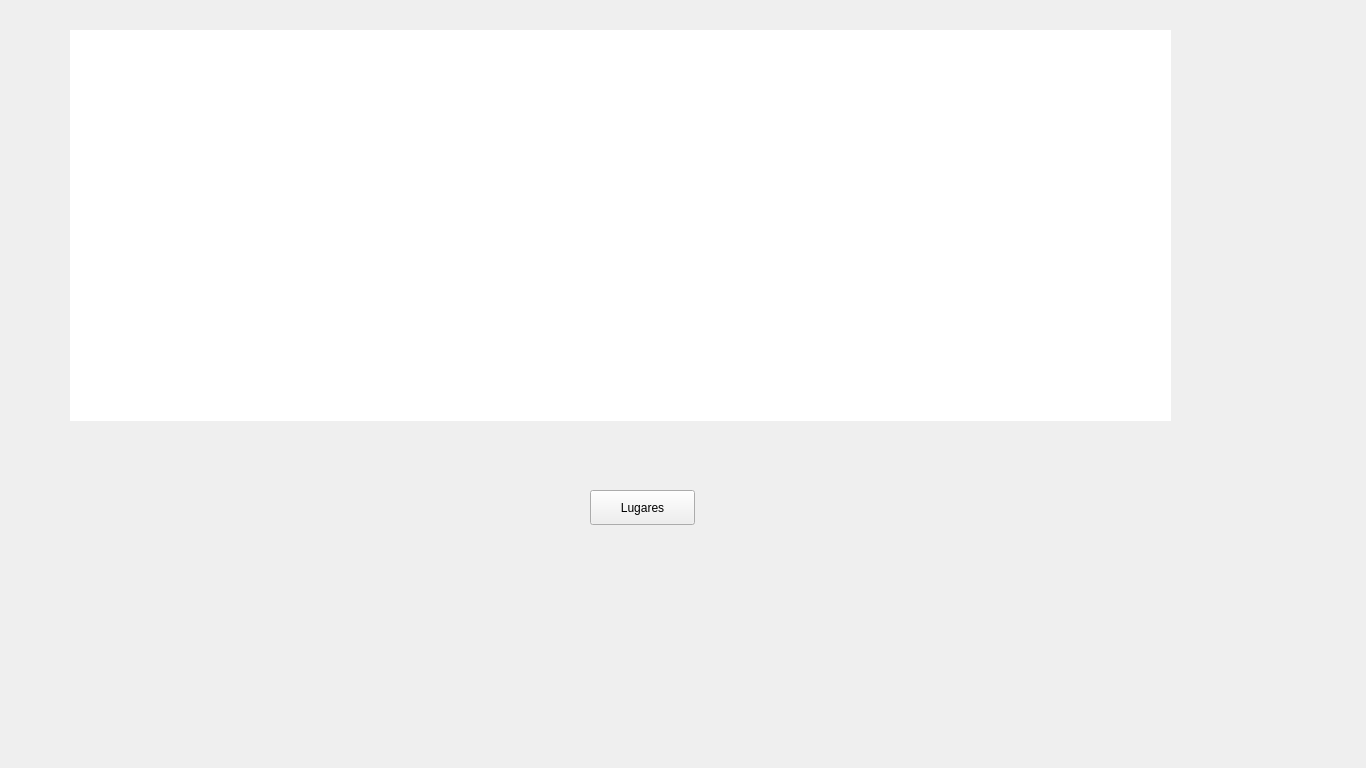
<?xml version="1.0" encoding="UTF-8"?>
<ui version="4.0">
 <class>EleventhWindow</class>
 <widget class="QMainWindow" name="EleventhWindow">
  <property name="geometry">
   <rect>
    <x>0</x>
    <y>0</y>
    <width>1366</width>
    <height>768</height>
   </rect>
  </property>
  <property name="maximumSize">
   <size>
    <width>1366</width>
    <height>768</height>
   </size>
  </property>
  <property name="windowTitle">
   <string>MainWindow</string>
  </property>
  <widget class="QWidget" name="centralwidget">
   <property name="maximumSize">
    <size>
     <width>1366</width>
     <height>768</height>
    </size>
   </property>
   <widget class="QPushButton" name="pushContinueButton">
    <property name="geometry">
     <rect>
      <x>590</x>
      <y>490</y>
      <width>105</width>
      <height>35</height>
     </rect>
    </property>
    <property name="text">
     <string>Lugares</string>
    </property>
   </widget>
   <widget class="QTextBrowser" name="textBrowser">
    <property name="geometry">
     <rect>
      <x>70</x>
      <y>30</y>
      <width>1101</width>
      <height>391</height>
     </rect>
    </property>
    <property name="frameShape">
     <enum>QFrame::NoFrame</enum>
    </property>
    <property name="html">
     <string>&lt;!DOCTYPE HTML PUBLIC &quot;-//W3C//DTD HTML 4.0//EN&quot; &quot;http://www.w3.org/TR/REC-html40/strict.dtd&quot;&gt;
&lt;html&gt;&lt;head&gt;&lt;meta name=&quot;qrichtext&quot; content=&quot;1&quot; /&gt;&lt;meta charset=&quot;utf-8&quot; /&gt;&lt;style type=&quot;text/css&quot;&gt;
p, li { white-space: pre-wrap; }
&lt;/style&gt;&lt;/head&gt;&lt;body style=&quot; font-family:'Segoe UI'; font-size:9pt; font-weight:400; font-style:normal;&quot;&gt;
&lt;p align=&quot;justify&quot; style=&quot;-qt-paragraph-type:empty; margin-top:0px; margin-bottom:0px; margin-left:0px; margin-right:0px; -qt-block-indent:0; text-indent:0px;&quot;&gt;&lt;br /&gt;&lt;/p&gt;
&lt;p align=&quot;justify&quot; style=&quot; margin-top:0px; margin-bottom:0px; margin-left:0px; margin-right:0px; -qt-block-indent:0; text-indent:0px;&quot;&gt;&lt;span style=&quot; font-size:16pt; color:#ffffff;&quot;&gt;O capitão vai até a taverna ela sendo mais distante da central da cidade, não sofreu com os ataques do dragão e toda a sua estrutura estava perfeita, o ambiente ali nem parecia que o ataque do dragão aconteceu, ninguém preocupado com o ocorrido e todos ali bebendo, comendo e rindo.&lt;/span&gt;&lt;/p&gt;
&lt;p align=&quot;justify&quot; style=&quot; margin-top:0px; margin-bottom:0px; margin-left:0px; margin-right:0px; -qt-block-indent:0; text-indent:0px;&quot;&gt;&lt;span style=&quot; font-size:16pt; color:#ffffff;&quot;&gt;O taverneiro mesmo que preocupado com o ocorrido não deixou de atender a todos que estavam ali, o capitão pergunta se alguém ligado a obras esteve por aqui e ele diz que sim, um moço chegou e pediu para se hospedar aqui e que iria ficar um tempo com o quarto reservado.&lt;/span&gt;&lt;/p&gt;
&lt;p align=&quot;justify&quot; style=&quot; margin-top:0px; margin-bottom:0px; margin-left:0px; margin-right:0px; -qt-block-indent:0; text-indent:0px;&quot;&gt;&lt;span style=&quot; font-size:16pt; color:#ffffff;&quot;&gt;O capitão ainda pede se o taverneiro ainda tinha mais alguma informação que poderia ser útil a única que ele diz que o bardo sempre fala com todos que passam na taverna e que é contratado para cantar, porém antes do ataque ele já não tinha vindo trabalhar. &lt;/span&gt;&lt;/p&gt;
&lt;p align=&quot;justify&quot; style=&quot;-qt-paragraph-type:empty; margin-top:0px; margin-bottom:0px; margin-left:0px; margin-right:0px; -qt-block-indent:0; text-indent:0px; font-size:16pt; color:#ffffff;&quot;&gt;&lt;br /&gt;&lt;/p&gt;
&lt;p align=&quot;justify&quot; style=&quot; margin-top:0px; margin-bottom:0px; margin-left:0px; margin-right:0px; -qt-block-indent:0; text-indent:0px;&quot;&gt;&lt;span style=&quot; font-size:16pt; font-weight:700; text-decoration: underline; color:#ffffff;&quot;&gt;Premissa  -  O bardo estava na taverna então falou com todos na taverna.  &lt;/span&gt;&lt;/p&gt;
&lt;p align=&quot;justify&quot; style=&quot; margin-top:0px; margin-bottom:0px; margin-left:0px; margin-right:0px; -qt-block-indent:0; text-indent:0px;&quot;&gt;&lt;span style=&quot; font-size:16pt; font-weight:700; text-decoration: underline; color:#ffffff;&quot;&gt;Premissa  -  O historiador se hospedou na taverna então ele estava na taverna&lt;/span&gt;&lt;/p&gt;&lt;/body&gt;&lt;/html&gt;</string>
    </property>
   </widget>
   <widget class="QLabel" name="label">
    <property name="geometry">
     <rect>
      <x>0</x>
      <y>0</y>
      <width>1366</width>
      <height>768</height>
     </rect>
    </property>
    <property name="maximumSize">
     <size>
      <width>1366</width>
      <height>768</height>
     </size>
    </property>
    <property name="text">
     <string/>
    </property>
   </widget>
   <zorder>label</zorder>
   <zorder>textBrowser</zorder>
   <zorder>pushContinueButton</zorder>
  </widget>
 </widget>
 <resources/>
 <connections/>
</ui>
